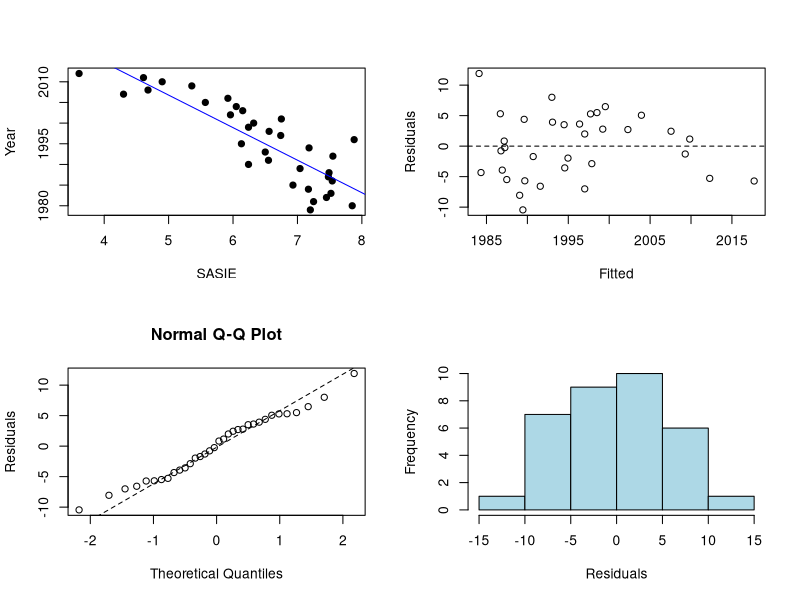
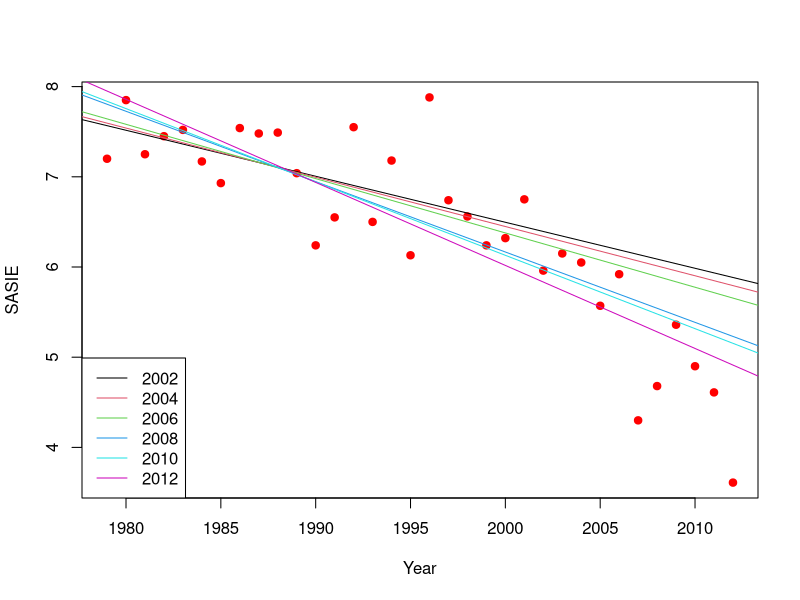
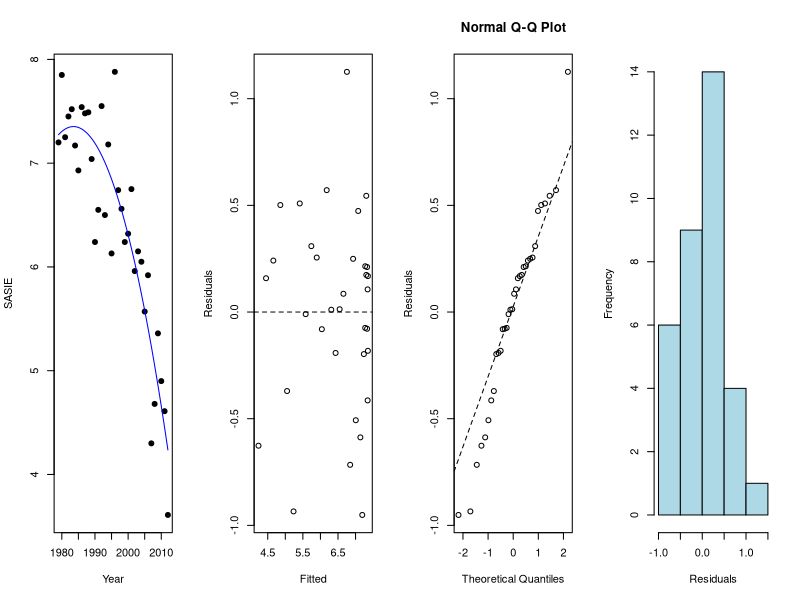
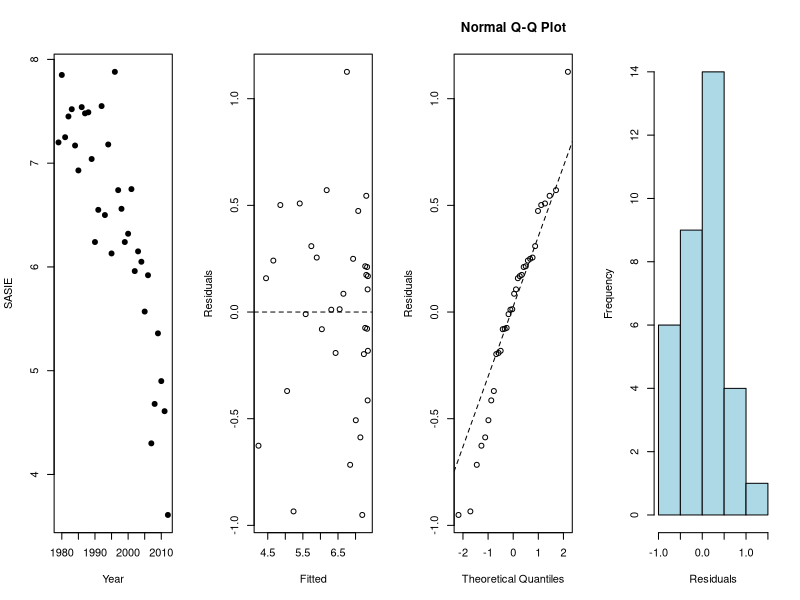
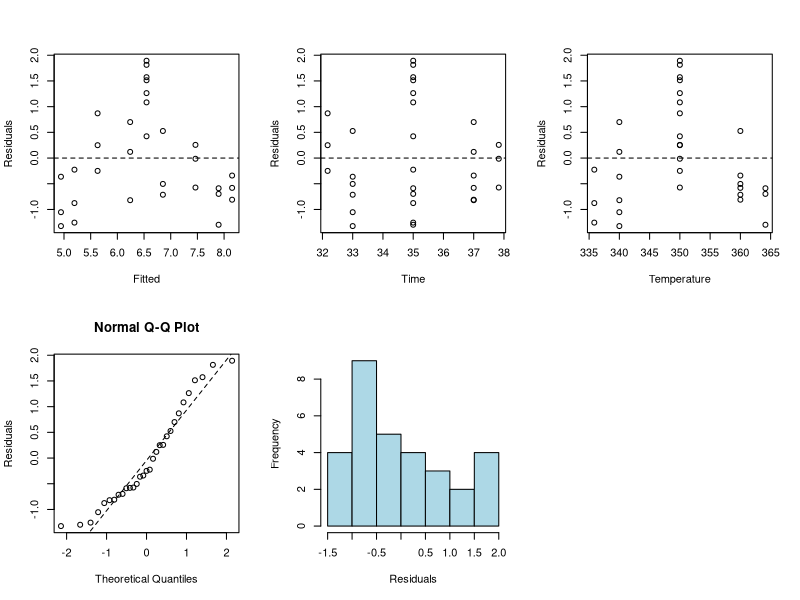

The R source for these figures, in order:
## ---- chunk 1
setwd(dirname(rstudioapi::getActiveDocumentContext()$path))
library(readxl)  #install.packages('readxl) if you haven't already
DeliveryData=read_excel("DeliveryTime.xls")
str(DeliveryData)
## ---- chunk 2
fit.dlvr=lm(Deliverytime ~ NumberCases + Distance, data = DeliveryData)
summary(fit.dlvr)
## ---- chunk 3
fit.dlvr.std=lm(scale(Deliverytime)~scale(NumberCases) + scale(Distance), data=DeliveryData)
summary(fit.dlvr.std)
## ---- chunk 4
x0=data.frame(NumberCases=10,Distance=200)
predict(fit.dlvr,x0)
predict(fit.dlvr.std, x0)


## ---- chunk 5
#setwd(dirname(rstudioapi::getActiveDocumentContext()$path))
#library(readxl) 
ArticData=read_excel("ArticSeaIce.xls")
str(ArticData)

## ---- chunk 6
fit.artic1=lm(Year ~ SASIE, data = ArticData)
summary(fit.artic1)

par(mfrow=c(2,2))
plot(Year ~ SASIE,data=ArticData, pch=19)
abline(fit.artic1,col='blue')
plot(resid(fit.artic1)~fitted(fit.artic1), xlab='Fitted', ylab='Residuals');abline(h=0,lty=2)
qqnorm(resid(fit.artic1),ylab='Residuals'); qqline(resid(fit.artic1),lty=2)
hist(resid(fit.artic1),main="", xlab="Residuals",col='lightblue')
par(mfrow=c(1,1))
## ---- chunk 7
plot(SASIE~Year,data=ArticData, pch=19,col='red')

fit.artic2002=lm(SASIE[Year<=2002]~Year[Year<=2002], data=ArticData)
summary(fit.artic2002)
abline(fit.artic2002,col=1)

fit.artic2004=lm(SASIE[Year<=2004]~Year[Year<=2004], data=ArticData)
summary(fit.artic2004)
abline(fit.artic2004,col=2)

fit.artic2006=lm(SASIE[Year<=2006]~Year[Year<=2006], data=ArticData)
summary(fit.artic2006)
abline(fit.artic2006,col=3)

fit.artic2008=lm(SASIE[Year<=2008]~Year[Year<=2008], data=ArticData)
summary(fit.artic2008)
abline(fit.artic2008,col=4)

fit.artic2010=lm(SASIE[Year<=2010]~Year[Year<=2010], data=ArticData)
summary(fit.artic2010)
abline(fit.artic2010,col=5)

fit.artic2012=lm(SASIE[Year<=2012]~Year[Year<=2012], data=ArticData)
summary(fit.artic2012)
abline(fit.artic2012,col=6)

legend('bottomleft',col=1:6,lty=1,
       legend=c('2002','2004','2006','2008','2010','2012'))
## ---- chunk 8
fit.quad=lm(SASIE~Year+I(Year^2),data=ArticData)
summary(fit.quad)
## ---- chunk 9
#Plot regression curve
coeff=fit.quad$coeff
par(mfrow=c(1,4))
plot(SASIE~Year,data=ArticData,pch=19)
curve(coeff[1]+coeff[2]*x+coeff[3]*x^2,xlim=range(ArticData$Year),add=T,col='blue')

#Residual plots
plot(resid(fit.quad)~fitted(fit.quad), xlab='Fitted', ylab='Residuals');abline(h=0,lty=2)
qqnorm(resid(fit.quad),ylab='Residuals'); qqline(resid(fit.quad),lty=2)
hist(resid(fit.quad),main="", xlab="Residuals",col='lightblue')
## ---- chunk 10
library('car')
vif(fit.quad)
## ---- chunk 11
ArticData$YearC=ArticData$Year-mean(ArticData$Year)
fit.quadC=lm(SASIE~YearC+I(YearC^2),data=ArticData)
summary(fit.quadC)

#Plot regression curve
coeffC=fit.quadC$coeff
plot(SASIE~Year,data=ArticData,pch=19)
curve(coeffC[1]+coeffC[2]*x+coeffC[3]*x^2,xlim=range(ArticData$Year),add=T,col='blue')

#Residual plots
plot(resid(fit.quadC)~fitted(fit.quadC), xlab='Fitted', ylab='Residuals');abline(h=0,lty=2)
qqnorm(resid(fit.quadC),ylab='Residuals'); qqline(resid(fit.quadC),lty=2)
hist(resid(fit.quadC),main="", xlab="Residuals",col='lightblue')
## ---- chunk 12
vif(fit.quadC)
## ---- chunk 13
mean(ArticData$Year)
## ---- chunk 14
cakes=read_excel("cakes.xlsx")
str(cakes)
## ---- chunk 15
fit.cake=lm(Palatability ~ Time + Temperature, data = cakes)
summary(fit.cake)

## ---- chunk 16
par(mfrow=c(2,3))
plot(resid(fit.cake)~fitted(fit.cake), xlab='Fitted', ylab='Residuals');abline(h=0,lty=2)
plot(resid(fit.cake)~cakes$Time, xlab='Time', ylab='Residuals');abline(h=0,lty=2)
plot(resid(fit.cake)~cakes$Temperature, xlab='Temperature', ylab='Residuals');abline(h=0,lty=2)
qqnorm(resid(fit.cake),ylab='Residuals'); qqline(resid(fit.cake),lty=2)
hist(resid(fit.cake),main="", xlab="Residuals",col='lightblue')
par(mfrow=c(1,1))
